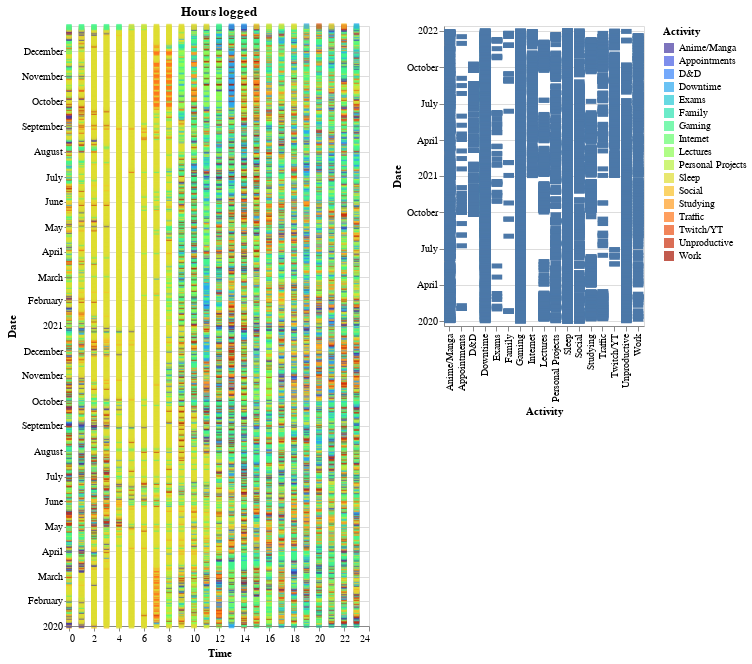

This figure's notebook cell:
### Code cell
brush = alt.selection_interval()
c1 = alt.Chart(df).mark_square().encode(
    x="Time",
    y="Date",
    color= alt.Color("Activity", scale=alt.Scale(scheme="turbo")),
    tooltip = ["Activity","Date"]
).properties(
    title="Hours logged",
    height=600,
    width=300
).add_selection(brush)
c2 = alt.Chart(df).mark_bar().encode(
    x="Activity",
    y="Date"
    #color= alt.Color("Activity", scale=alt.Scale(scheme="turbo")),
    #tooltip = ["Activity","Date"]
).properties(
    width=200
).transform_filter(brush)

c1|c2

### Figure 1 — Vega-Lite specification as saved in the notebook (floating-point values rounded to 4 significant figures; data arrays with more than 128 entries replaced by an {"elided": "..."} marker saying what was removed)
{"config": {"view": {"continuousWidth": 400, "continuousHeight": 300}}, "hconcat": [{"mark": "square", "encoding": {"color": {"type": "nominal", "field": "Activity", "scale": {"scheme": "turbo"}}, "tooltip": [{"type": "nominal", "field": "Activity"}, {"type": "temporal", "field": "Date"}], "x": {"type": "quantitative", "field": "Time"}, "y": {"type": "temporal", "field": "Date"}}, "height": 600, "selection": {"selector001": {"type": "interval"}}, "title": "Hours logged", "width": 300}, {"mark": "bar", "encoding": {"x": {"type": "nominal", "field": "Activity"}, "y": {"type": "temporal", "field": "Date"}}, "transform": [{"filter": {"selection": "selector001"}}], "width": 200}], "data": {"name": "data-11d9c040cd2a0340dfabd2bb7fbb84a8"}, "$schema": "https://vega.github.io/schema/vega-lite/v4.8.1.json", "datasets": {"data-11d9c040cd2a0340dfabd2bb7fbb84a8": {"elided": "17544 records"}}}
